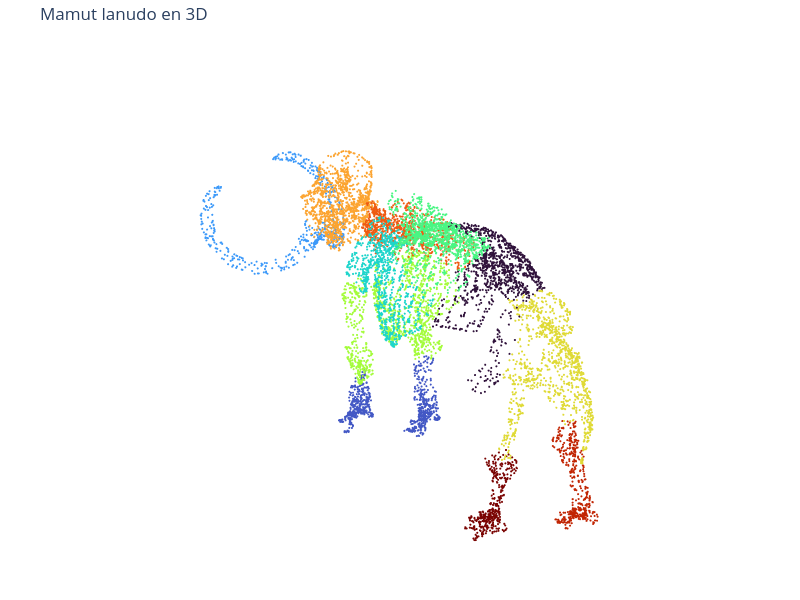

Notebook cell for this chart:
### Markdown cell above
## 3.2 El mamut en 3D

### Code cell
fig = go.Figure(data=[go.Scatter3d(
    x=X_mam[:, 0], y=X_mam[:, 1], z=X_mam[:, 2],
    mode="markers",
    marker=dict(size=1.2, color=y_mam, colorscale="Turbo", showscale=False),
)])
fig.update_layout(
    width=800, height=600, margin=dict(l=0, r=0, t=40, b=0),
    title="Mamut lanudo en 3D",
    scene=dict(xaxis=dict(visible=False), yaxis=dict(visible=False),
               zaxis=dict(visible=False), aspectmode="data"),
)
fig.show()

### Figure 1 — Plotly figure (JSON) as saved in the notebook; plotly's stock layout.template omitted (floating-point values rounded to 4 significant figures; data arrays with more than 128 entries replaced by an {"elided": "..."} marker saying what was removed)
{"data": [{"marker": {"color": {"elided": "10000 int values"}, "colorscale": [[0, "#30123b"], [0.07143, "#4145ab"], [0.1429, "#4675ed"], [0.2143, "#39a2fc"], [0.2857, "#1bcfd4"], [0.3571, "#24eca6"], [0.4286, "#61fc6c"], [0.5, "#a4fc3b"], [0.5714, "#d1e834"], [0.6429, "#f3c63a"], [0.7143, "#fe9b2d"], [0.7857, "#f36315"], [0.8571, "#d93806"], [0.9286, "#b11901"], [1, "#7a0402"]], "showscale": false, "size": 1.2}, "mode": "markers", "type": "scatter3d", "x": {"elided": "10000 float values"}, "y": {"elided": "10000 float values"}, "z": {"elided": "10000 float values"}}], "layout": {"height": 600, "margin": {"b": 0, "l": 0, "r": 0, "t": 40}, "scene": {"aspectmode": "data", "xaxis": {"visible": false}, "yaxis": {"visible": false}, "zaxis": {"visible": false}}, "title": {"text": "Mamut lanudo en 3D"}, "width": 800}}
